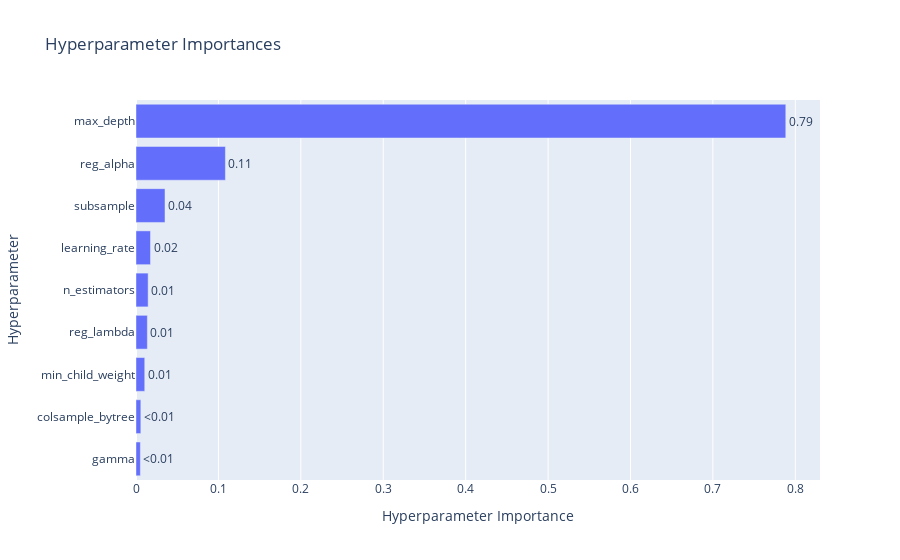
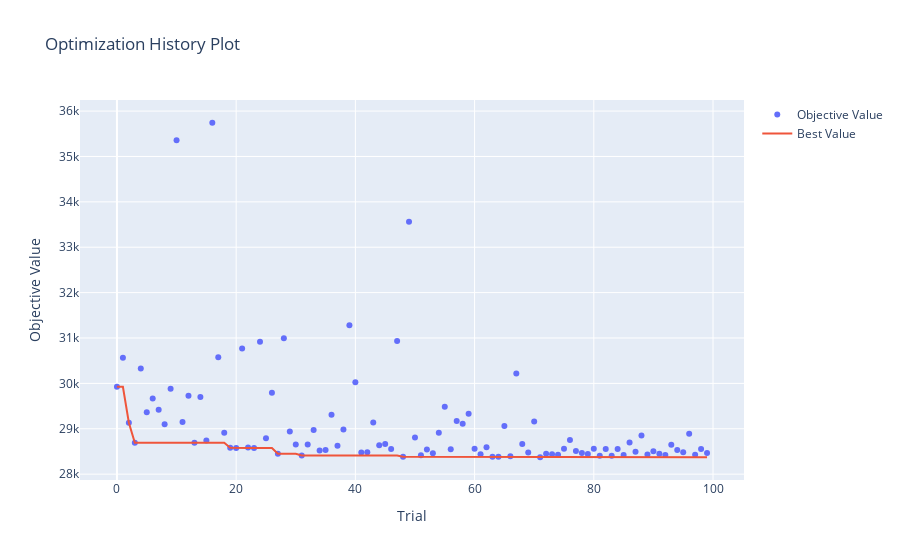

Notebook code cell kept with these figures, in order:
### Code cell
optuna.visualization.plot_param_importances(study).show()
optuna.visualization.plot_optimization_history(study).show()
